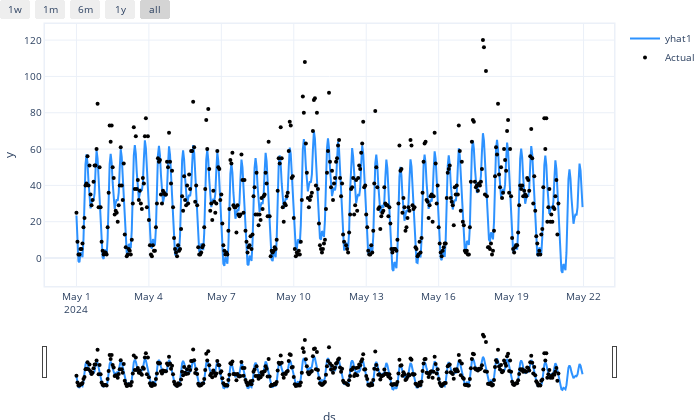

The notebook cell saved with this chart:
### Code cell
model.plot(forecast)

### Figure 1 — Plotly figure (JSON) as saved in the notebook; plotly's stock layout.template omitted (floating-point values rounded to 4 significant figures; data arrays with more than 128 entries replaced by an {"elided": "..."} marker saying what was removed)
{"data": [{"fill": "none", "line": {"color": "rgba(45, 146, 255, 1.0)", "width": 2}, "mode": "lines", "name": "yhat1", "type": "scatter", "x": {"elided": "503 str values"}, "y": {"elided": "503 float values"}}, {"marker": {"color": "black", "size": 4}, "mode": "markers", "name": "Actual", "type": "scatter", "x": {"elided": "503 str values"}, "y": {"elided": "503 int values"}}], "layout": {"autosize": true, "font": {"size": 10}, "height": 420, "hovermode": "x unified", "margin": {"b": 0, "l": 0, "pad": 0, "r": 10, "t": 10}, "showlegend": true, "title": {"font": {"size": 12}}, "width": 700, "xaxis": {"linewidth": 1.5, "mirror": true, "rangeselector": {"buttons": [{"count": 7, "label": "1w", "step": "day", "stepmode": "backward"}, {"count": 1, "label": "1m", "step": "month", "stepmode": "backward"}, {"count": 6, "label": "6m", "step": "month", "stepmode": "backward"}, {"count": 1, "label": "1y", "step": "year", "stepmode": "backward"}, {"step": "all"}]}, "rangeslider": {"visible": true}, "showline": true, "title": {"text": "ds"}, "type": "date"}, "yaxis": {"linewidth": 1.5, "mirror": true, "showline": true, "title": {"text": "y"}}}}
